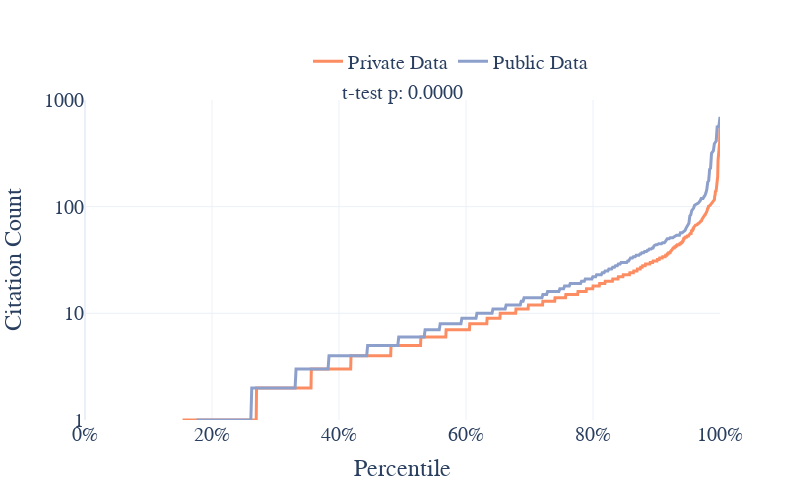

Here is the notebook cell this chart was saved with:
### Code cell
import pandas as pd
import numpy as np
import plotly.graph_objects as go
from scipy import stats

def ecdf_plot_public_private(df, width=800, height=600, save_scale=1, line_width=2, output_folder='figures/public_dataset/',
                             axis_title_size=14, axis_tick_size=12, annotation_size=12, legend_font_size=14):
    # List of public dataset columns
    public_datasets = [
        'mimic_count', 'eicu_count', 'uk_biobank_count', 'chest_x-ray14_count',
        'adni_count', 'physionet_count', 'oasis_count', 'tcga_count', 'gdc_count',
        'seer_count', 'tuh_eeg_corpus_count', 'tuh_abnormal_eeg_corpus_count',
        'tuh_eeg_artifact_corpus_count', 'tuh_eeg_epilepsy_corpus_count',
        'tuh_eeg_events_corpus_count', 'tuh_eeg_seizure_corpus_count',
        'tuh_eeg_slowing_corpus_count', 'paper_with_code_data_count'
    ]
    
    # Calculate if any public dataset was used
    df['public_data_used'] = df[public_datasets].any(axis=1)
    
    # Prepare the data
    df['Category'] = df['public_data_used'].map({False: 'Private Data', True: 'Public Data'})
    df = df.dropna(subset=['citation_count', 'Category'])

    # Define color scheme (using the same colors as in the previous plot)
    color_scheme = px.colors.qualitative.Set2[1:3]  # Use the first two colors from the Set2 palette
    # Define color scheme
    color_scheme = {
        'Public Data': color_scheme[1],  # Gray
        'Private Data': color_scheme[0]# Orange
    }

    # Create the ECDF plot
    fig = go.Figure()
    for category in df['Category'].unique():
        category_data = df[df['Category'] == category]['citation_count']
        x = np.arange(1, len(category_data) + 1) / len(category_data) * 100  # Convert to percentile
        y = np.sort(category_data)
        fig.add_trace(go.Scatter(x=x, y=y, mode='lines', name=category,
                                 line=dict(color=color_scheme[category], width=line_width)))

    # Determine the range for y-axis ticks
    y_min = max(df['citation_count'].min(), 1)  # Avoid log(0)
    y_max = df['citation_count'].max()
    log_min = int(np.floor(np.log10(y_min)))
    log_max = int(np.ceil(np.log10(y_max)))

    # Generate tick values for major log divisions only
    tick_values = [10**i for i in range(log_min, log_max+1)]
    tick_texts = [f"{10**i:g}" for i in range(log_min, log_max+1)]  # :g removes trailing zeros

    # Update layout
    fig.update_layout(
        xaxis_title=dict(text='Percentile', font=dict(size=axis_title_size)),
        yaxis_title=dict(text='Citation Count', font=dict(size=axis_title_size)),
        yaxis_type="log",
        xaxis=dict(
            range=[0, 100],
            ticksuffix='%',
            tickfont=dict(size=axis_tick_size)
        ),
        yaxis=dict(
            range=[log_min, log_max],
            tickmode='array',
            tickvals=tick_values,
            ticktext=tick_texts,
            tickfont=dict(size=axis_tick_size)
        ),
        template='plotly_white',
        width=width,
        height=height,
        font=dict(family="Arial", size=axis_tick_size),
        showlegend=True,
        legend=dict(
            orientation="h",
            yanchor="bottom",
            y=1.06,
            xanchor="right",
            x=0.80,
            font=dict(size=legend_font_size)
        )
    )

    # Perform t-test
    categories = df['Category'].unique()
    group1 = df[df['Category'] == categories[0]]['citation_count']
    group2 = df[df['Category'] == categories[1]]['citation_count']
    t_statistic, p_value = stats.ttest_ind(group1, group2)

    # Add t-test annotation
    fig.add_annotation(
        x=0.5, y=1.06, xref='paper', yref='paper',
        text=f"t-test p: {p_value:.4f}",
        showarrow=False, font=dict(size=annotation_size)
    )

    # Save the figure as PNG
    output_path = f"{output_folder}/public_private_dataset_ecdf_percentile_flipped.png"
    fig.write_image(output_path, width=width, height=height, scale=save_scale)
    print(f"ECDF plot saved to {output_path}")

    return fig, p_value

# Example usage:
fig, p_value = ecdf_plot_public_private(main_df, width=800, height=500, save_scale=2, line_width=3,
                                        axis_title_size=24, axis_tick_size=20, 
                                        annotation_size=20, legend_font_size=20)
fig.show()
print(f"The probability that the Public vs. Private Data distributions are different (based on t-test): {1 - p_value:.4f}")

### Figure 1 — Plotly figure (JSON) as saved in the notebook; plotly's stock layout.template omitted (floating-point values rounded to 4 significant figures; data arrays with more than 128 entries replaced by an {"elided": "..."} marker saying what was removed)
{"data": [{"line": {"color": "rgb(252,141,98)", "width": 3}, "mode": "lines", "name": "Private Data", "type": "scatter", "x": {"elided": "1936 float values"}, "y": {"elided": "1936 int values"}}, {"line": {"color": "rgb(141,160,203)", "width": 3}, "mode": "lines", "name": "Public Data", "type": "scatter", "x": {"elided": "674 float values"}, "y": {"elided": "674 int values"}}], "layout": {"annotations": [{"font": {"size": 20}, "showarrow": false, "text": "t-test p: 0.0000", "x": 0.5, "xref": "paper", "y": 1.06, "yref": "paper"}], "font": {"family": "Arial", "size": 20}, "height": 500, "legend": {"font": {"size": 20}, "orientation": "h", "x": 0.8, "xanchor": "right", "y": 1.06, "yanchor": "bottom"}, "showlegend": true, "width": 800, "xaxis": {"range": [0, 100], "tickfont": {"size": 20}, "ticksuffix": "%", "title": {"font": {"size": 24}, "text": "Percentile"}}, "yaxis": {"range": [0, 3], "tickfont": {"size": 20}, "tickmode": "array", "ticktext": ["1", "10", "100", "1000"], "tickvals": [1, 10, 100, 1000], "title": {"font": {"size": 24}, "text": "Citation Count"}, "type": "log"}}}
